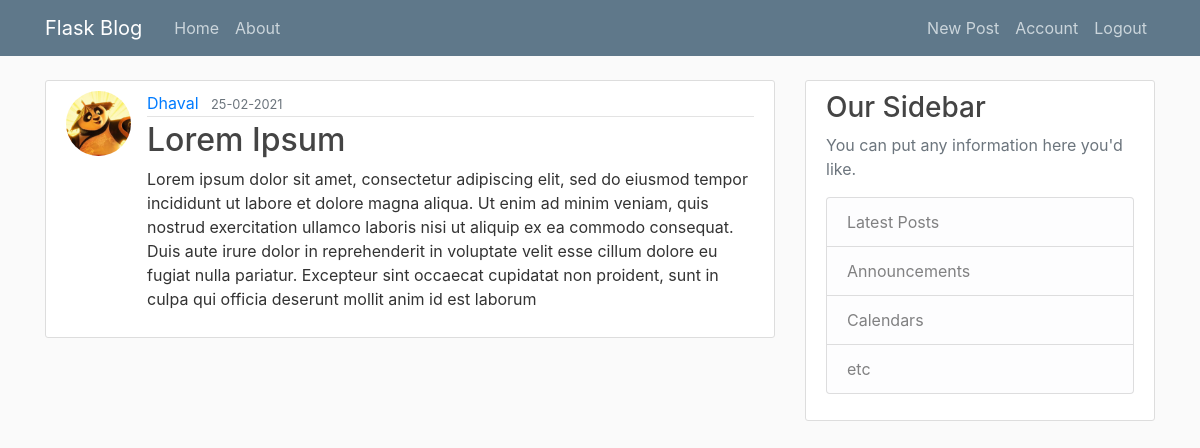
/post/3 (signed in), run on the app's committed database.
### flaskblog/models.py (models this page shows, shortened)
class User(db.Model, UserMixin):
    id = db.Column(db.Integer, primary_key=True)
    username = db.Column(db.String(20), unique=True, nullable=False)
    email = db.Column(db.String(120), unique=True, nullable=False)
    image_file = db.Column(db.String(20), nullable=False, default='default.jpg')
    password = db.Column(db.String(60), nullable=False)
    posts = db.relationship('Post', backref='author', lazy=True)

class Post(db.Model):
    id = db.Column(db.Integer, primary_key=True)
    title = db.Column(db.String(20), nullable=False)
    date_posted = db.Column(db.DateTime, nullable=False, default=datetime.now(tz=gettz('Asia/Kolkata')))
    content = db.Column(db.Text, nullable=False)
    user_id = db.Column(db.Integer, db.ForeignKey('user.id'), nullable=False)

### flaskblog/routes.py (the view)
@app.route("/post/<int:post_id>")
def post(post_id):
    post = Post.query.get_or_404(post_id)
    return render_template('post.html', title=post.title, post=post)

### flaskblog/models.py (called while the page is built)
@login_manager.user_loader
def load_user(user_id):
    return User.query.get(int(user_id))

### flaskblog/templates/post.html (shortened to what this page needs)
{% extends "layout.html" %}
{% block content %}
        <article class="media content-section">
          <img class="rounded-circle article-img" src="{{ url_for('static', filename='profile_pics/' + post.author.image_file) }}">
          <div class="media-body">
            <div class="article-metadata">
              <a class="mr-2" href="#">{{ post.author.username }}</a>
              <small class="text-muted">{{ post.date_posted.strftime('%d-%m-%Y') }}</small>
            </div>
            <h2><a class="article-title">{{ post.title }}</a></h2>
            <p class="article-content">{{ post.content }}</p>
          </div>
        </article>
{% endblock content %}

### flaskblog/static/main.css (style rules this page uses)
body { background: #fafafa; color: #333333; margin-top: 5rem; }
h1, h2, h3, h4, h5, h6 { color: #444444; }
.content-section { background: #ffffff; padding: 10px 20px; border: 1px solid #dddddd; border-radius: 3px; margin-bottom: 20px; }
.article-title { color: #444444; }
.article-content { white-space: pre-line; }
.article-img { height: 65px; width: 65px; margin-right: 16px; }
.article-metadata { padding-bottom: 1px; margin-bottom: 4px; border-bottom: 1px solid #e3e3e3 }

### data on the page
User: image_file (placeholder picture), author.username "Dhaval"
Post: date_posted "25-02-2021", title "Lorem Ipsum", content "Lorem ipsum dolor sit amet, consectetur adipiscing elit, sed do eiusmod tempor incididunt ut labore et dolore magna aliqua. Ut enim ad minim veniam, quis nostrud exercitation ullamco laboris nisi ut aliquip ex ea commodo consequat. Duis aute irure dolor in reprehenderit in voluptate velit esse cillum dolore eu fugiat nulla pariatur. Excepteur sint occaecat cupidatat non proident, sunt in culpa qui officia deserunt mollit anim id est laborum"
